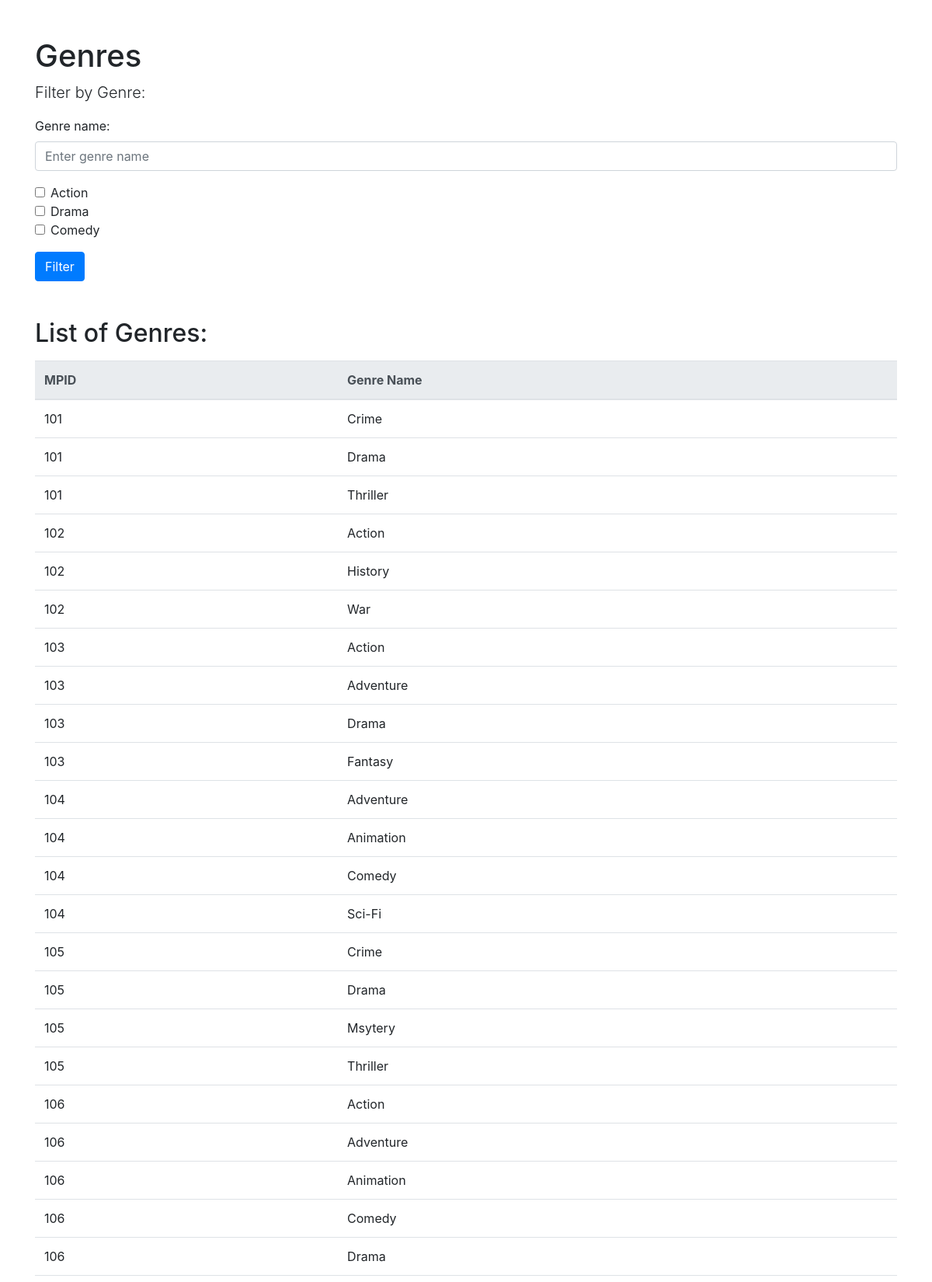
Screenshot of /genre.php (upper part) with the database file from the repository.
### tables this page shows
CREATE TABLE `Genre` (
  `mpid` int(11) NOT NULL,
  `genre_name` varchar(255) NOT NULL
);

### genre.php (the view, shortened to what this page needs)
<!DOCTYPE html>
<html lang="en">
<head>
    <link rel="stylesheet" href="https://stackpath.bootstrapcdn.com/bootstrap/4.3.1/css/bootstrap.min.css">
</head>
<body>
    <div class="container">
        <h1 class="mt-5">Genres</h1>
        <p class="lead">Filter by Genre:</p>
        <form method="post" action="genre.php" class="mb-3">
            <div class="form-group">
                <label for="genreText">Genre name:</label>
                <input type="text" class="form-control" id="genreText" name="genreText" placeholder="Enter genre name">
            </div>
            <div class="form-check">
                <input class="form-check-input" type="checkbox" name="genres[]" value="Action" id="Action">
                <label class="form-check-label" for="Action">Action</label>
            </div>
            <div class="form-check">
                <input class="form-check-input" type="checkbox" name="genres[]" value="Drama" id="Drama">
                <label class="form-check-label" for="Drama">Drama</label>
            </div>
            <div class="form-check">
                <input class="form-check-input" type="checkbox" name="genres[]" value="Comedy" id="Comedy">
                <label class="form-check-label" for="Comedy">Comedy</label>
            </div>
            <button type="submit" class="btn btn-primary mt-3">Filter</button>
        </form>
        <h2 class="mt-5">List of Genres:</h2>
        <table class="table mt-3">
            <thead class="thead-light">
                <tr>
                    <th>MPID</th>
                    <th>Genre Name</th>
                </tr>
            </thead>
            <tbody>
                <?php
                $servername = "localhost";
                $username = "root";
                $password = "";
                $dbname = "COSI127b";
                try {
                    $conn = new PDO("mysql:host=$servername;dbname=$dbname", $username, $password);
                    $conn->setAttribute(PDO::ATTR_ERRMODE, PDO::ERRMODE_EXCEPTION);
                    $sql = "SELECT mpid, genre_name FROM Genre WHERE 1=1";
                    $stmt = $conn->prepare($sql);
                    $stmt->execute();
                    $results = $stmt->fetchAll(PDO::FETCH_ASSOC);
                    foreach ($results as $row) {
                        echo "<tr>
                                <td>" . htmlspecialchars($row['mpid']) . "</td>
                                <td>" . htmlspecialchars($row['genre_name']) . "</td>
                              </tr>";
                    }
                } catch(PDOException $e) {
                    echo "Error: " . $e->getMessage();
                }
                ?>
            </tbody>
        </table>
    </div>
</body>
</html>

### rows the page displays
genre: mpid "101", genre_name "Crime"
genre: mpid "101", genre_name "Drama"
genre: mpid "101", genre_name "Thriller"
genre: mpid "102", genre_name "Action"
genre: mpid "102", genre_name "History"
genre: mpid "102", genre_name "War"
genre: mpid "103", genre_name "Action"
genre: mpid "103", genre_name "Adventure"
genre: mpid "103", genre_name "Drama"
genre: mpid "103", genre_name "Fantasy"
genre: mpid "104", genre_name "Adventure"
genre: mpid "104", genre_name "Animation"
genre: mpid "104", genre_name "Comedy"
genre: mpid "104", genre_name "Sci-Fi"
genre: mpid "105", genre_name "Crime"
genre: mpid "105", genre_name "Drama"
genre: mpid "105", genre_name "Msytery"
genre: mpid "105", genre_name "Thriller"
genre: mpid "106", genre_name "Action"
genre: mpid "106", genre_name "Adventure"
genre: mpid "106", genre_name "Animation"
genre: mpid "106", genre_name "Comedy"
genre: mpid "106", genre_name "Drama"
